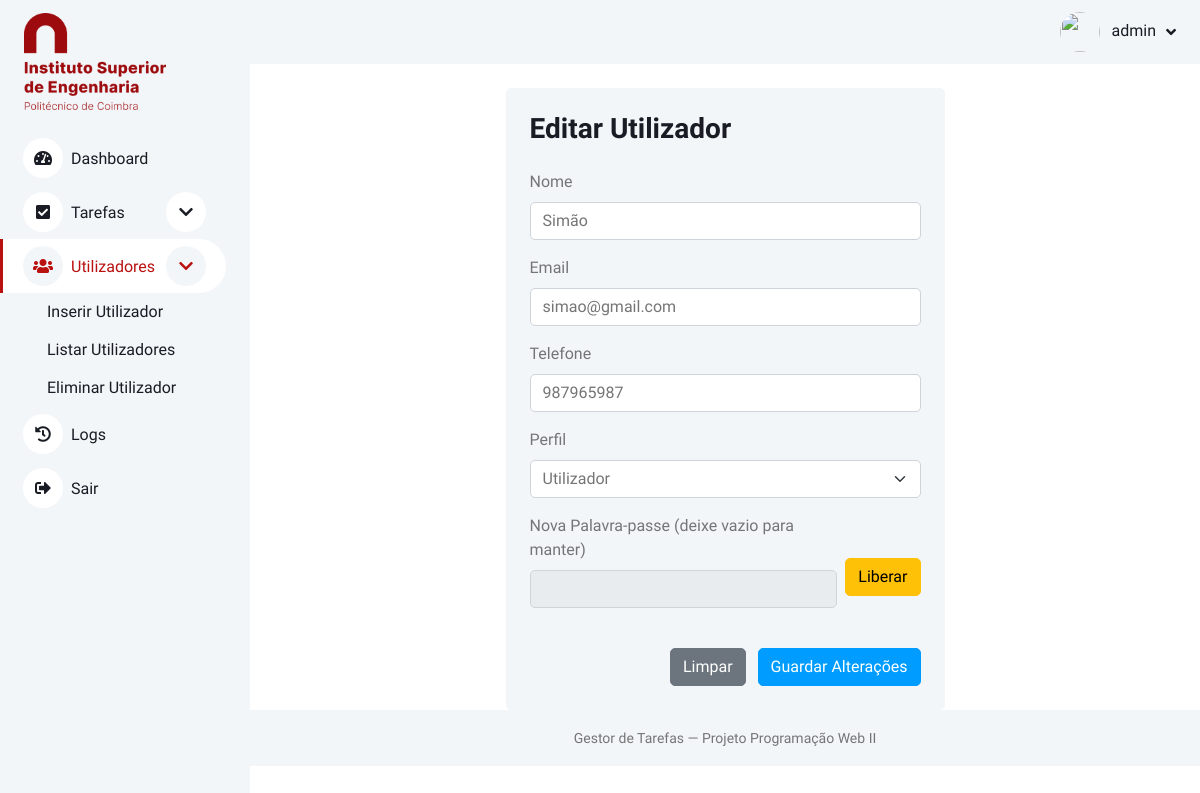
/utilizadores/editar.php?id=1 (signed in), run on the app's committed database.
### tables this page shows
CREATE TABLE `utilizadores` (
  `id` int(11) NOT NULL,
  `nome` varchar(100) NOT NULL,
  `email` varchar(150) NOT NULL,
  `password` varchar(255) NOT NULL,
  `telefone` varchar(20) DEFAULT NULL,
  `perfil` enum('administrador','utilizador') NOT NULL DEFAULT 'utilizador',
  `criado` timestamp NOT NULL DEFAULT current_timestamp(),
  `atualizado` timestamp NOT NULL DEFAULT current_timestamp() ON UPDATE current_timestamp()
);

### utilizadores/editar.php (the view, shortened to what this page needs)
<?php
include "../DBConnection.php";
$idUser = intval($_GET['id']);
$sql = "SELECT * FROM utilizadores WHERE id = ?";
$stmt = mysqli_prepare($link, $sql);
mysqli_stmt_bind_param($stmt, "i", $idUser);
mysqli_stmt_execute($stmt);
$result = mysqli_stmt_get_result($stmt);
$user = mysqli_fetch_assoc($result);
$perfil = $_SESSION['perfil'] ?? 'utilizador';
?>
<!DOCTYPE html>
<html lang="pt">
<head>
<link href="https://cdnjs.cloudflare.com/ajax/libs/font-awesome/5.10.0/css/all.min.css" rel="stylesheet">
<link href="https://cdn.jsdelivr.net/npm/bootstrap-icons@1.4.1/font/bootstrap-icons.css" rel="stylesheet">
<link href="../lib/owlcarousel/assets/owl.carousel.min.css" rel="stylesheet">
<link href="../lib/tempusdominus/css/tempusdominus-bootstrap-4.min.css" rel="stylesheet" />
<link href="../css/bootstrap.min.css" rel="stylesheet">
<link href="../css/style.css" rel="stylesheet">
</head>
<body>
<div class="container-xxl position-relative bg-white d-flex p-0">
    <div class="sidebar pe-4 pb-3">
        <nav class="navbar bg-light navbar-light">
            <a href="../index.php" class="navbar-brand mx-4 mb-3">
                <img src="../img/Instituto_Superior_de_Engenharia_de_Coimbra_logo.png" alt="Logo" style="width: 80%; height: 100%;">
            </a>
            <div class="navbar-nav w-100">
                <a href="../index.php" class="nav-item nav-link">
                    <i class="fa fa-tachometer-alt me-2"></i>Dashboard
                </a>
                <a href="#tarefasSubmenu"
                class="nav-item nav-link d-flex justify-content-between align-items-center"
                data-bs-toggle="collapse" aria-expanded="false">
                    <span><i class="fa fa-check-square me-2"></i>Tarefas</span>
                    <i class="fa fa-chevron-down"></i>
                </a>
                <?php if ($perfil == 'administrador'): ?>
                <a href="#utilizadoresSubmenu"
                class="nav-item nav-link active d-flex justify-content-between align-items-center"
                data-bs-toggle="collapse" aria-expanded="true">
                    <span><i class="fa fa-users me-2"></i>Utilizadores</span>
                    <i class="fa fa-chevron-down"></i>
                </a>
                <div class="collapse show ps-4" id="utilizadoresSubmenu">
                    <a href="inserir.php" class="nav-item nav-link">Inserir Utilizador</a>
                    <a href="listar.php" class="nav-item nav-link">Listar Utilizadores</a>
                    <a href="remover.php" class="nav-item nav-link">Eliminar Utilizador</a>
                </div>
                <a href="../logs.php" class="nav-item nav-link">
                    <i class="fa fa-history me-2"></i>Logs
                </a>
                <?php endif; ?>
                <a href="../logout.php" class="nav-item nav-link">
                    <i class="fa fa-sign-out-alt me-2"></i>Sair
                </a>
            </div>
        </nav>
    </div>
    <div class="content flex-grow-1">
        <nav class="navbar navbar-expand bg-light navbar-light sticky-top px-4 py-0">
            <div class="navbar-nav align-items-center ms-auto">
                <div class="nav-item dropdown">
                    <a href="#" class="nav-link dropdown-toggle" data-bs-toggle="dropdown">
                        <?php $userImg = ($perfil == 'administrador') ? "../img/admin.png" : "../img/user.png"; ?>
                        <img class="rounded-circle me-lg-2" src="<?= $userImg ?>" style="width:40px; height:40px;">
                        <span class="d-inline-flex"><?=htmlspecialchars($_SESSION['nome'])?></span>
                    </a>
                </div>
            </div>
        </nav>
        <div class="container-fluid pt-4 px-4">
            <div class="row justify-content-center">
                <div class="col-lg-6">
                    <div class="bg-light rounded p-4">
                        <h3 class="mb-4">Editar Utilizador</h3>
                        <form method="post" id="editarForm">
                            <div class="mb-3">
                                <label class="form-label">Nome</label>
                                <input type="text" name="nome" class="form-control" value="<?= htmlspecialchars($user['nome']) ?>" required>
                            </div>
                            <div class="mb-3">
                                <label class="form-label">Email</label>
                                <input type="email" name="email" class="form-control" value="<?= htmlspecialchars($user['email']) ?>" required>
                            </div>
                            <div class="mb-3">
                                <label class="form-label">Telefone</label>
                                <input type="text" name="telefone" class="form-control" value="<?= htmlspecialchars($user['telefone']) ?>">
                            </div>
                            <?php if ($_SESSION["iduser"] == 0 && $user['id'] != 0): ?>
                            <div class="mb-3">
                                <label class="form-label">Perfil</label>
                                <select name="perfil" class="form-select" required>
                                    <option value="utilizador" <?= ($user['perfil']=='utilizador') ? 'selected':'' ?>>Utilizador</option>
                                </select>
                            </div>
                            <?php endif; ?>
                            <div class="mb-3 position-relative d-flex align-items-center">
                                <div class="flex-grow-1 position-relative">
                                    <label class="form-label" id="passLabel">Nova Palavra-passe (deixe vazio para manter)</label>
                                    <input type="password" name="pass" class="form-control" id="passInput" readonly>
                                    <br>
                                </div>
                                <button type="button" class="btn btn-warning ms-2 mt-2" id="liberarPass">Liberar</button>
                            </div>
                            <div class="text-end">
                                <button type="reset" class="btn btn-secondary me-2">Limpar</button>
                                <button type="submit" class="btn btn-primary">Guardar Alterações</button>
                            </div>
                        </form>
                    </div>
                </div>
            </div>
        </div>
        <footer class="bg-light text-center p-3 mt-auto">
            <small>Gestor de Tarefas — Projeto Programação Web II</small>
        </footer>
    </div>
</div>
</body>
</html>

### css/style.css (style rules this page uses)
:root { --primary: #009CFF; --light: #F3F6F9; --dark: #191C24; }
.btn { transition: .5s; }
.btn.btn-primary { color: #FFFFFF; }
.sidebar { position: fixed; top: 0; left: 0; bottom: 0; width: 250px; height: 100vh; overflow-y: auto; background: var(--light); transition: 0.5s; z-index: 999; }
.content { margin-left: 250px; min-height: 100vh; background: #FFFFFF; transition: 0.5s; }
@media (min-width: 992px) { .sidebar { margin-left: 0; } }
@media (min-width: 992px) { .content { width: calc(100% - 250px); } }
.sidebar .navbar .navbar-nav .nav-link { padding: 7px 20px; color: var(--dark); font-weight: 500; border-left: 3px solid var(--light); border-radius: 0 30px 30px 0; outline: none; }
.sidebar .navbar .navbar-nav .nav-link:hover, .sidebar .navbar .navbar-nav .nav-link.active { color: var(--primary); background: #FFFFFF; border-color: var(--primary); }
.sidebar .navbar .navbar-nav .nav-link i { width: 40px; height: 40px; display: inline-flex; align-items: center; justify-content: center; background: #FFFFFF; border-radius: 40px; }
.sidebar .navbar .navbar-nav .nav-link:hover i, .sidebar .navbar .navbar-nav .nav-link.active i { background: var(--light); }
.content .navbar .navbar-nav .nav-link { margin-left: 25px; padding: 12px 0; color: var(--dark); outline: none; }
.content .navbar .dropdown-toggle::after { margin-left: 6px; vertical-align: middle; border: none; content: "\f107"; font-family: "Font Awesome 5 Free"; font-weight: 900; transition: .5s; }

### data on the page
utilizadores: nome "Simão", email "simao@gmail.com", telefone "987965987", perfil "Utilizador"

### other printed values
$_SESSION['nome'] "admin"
